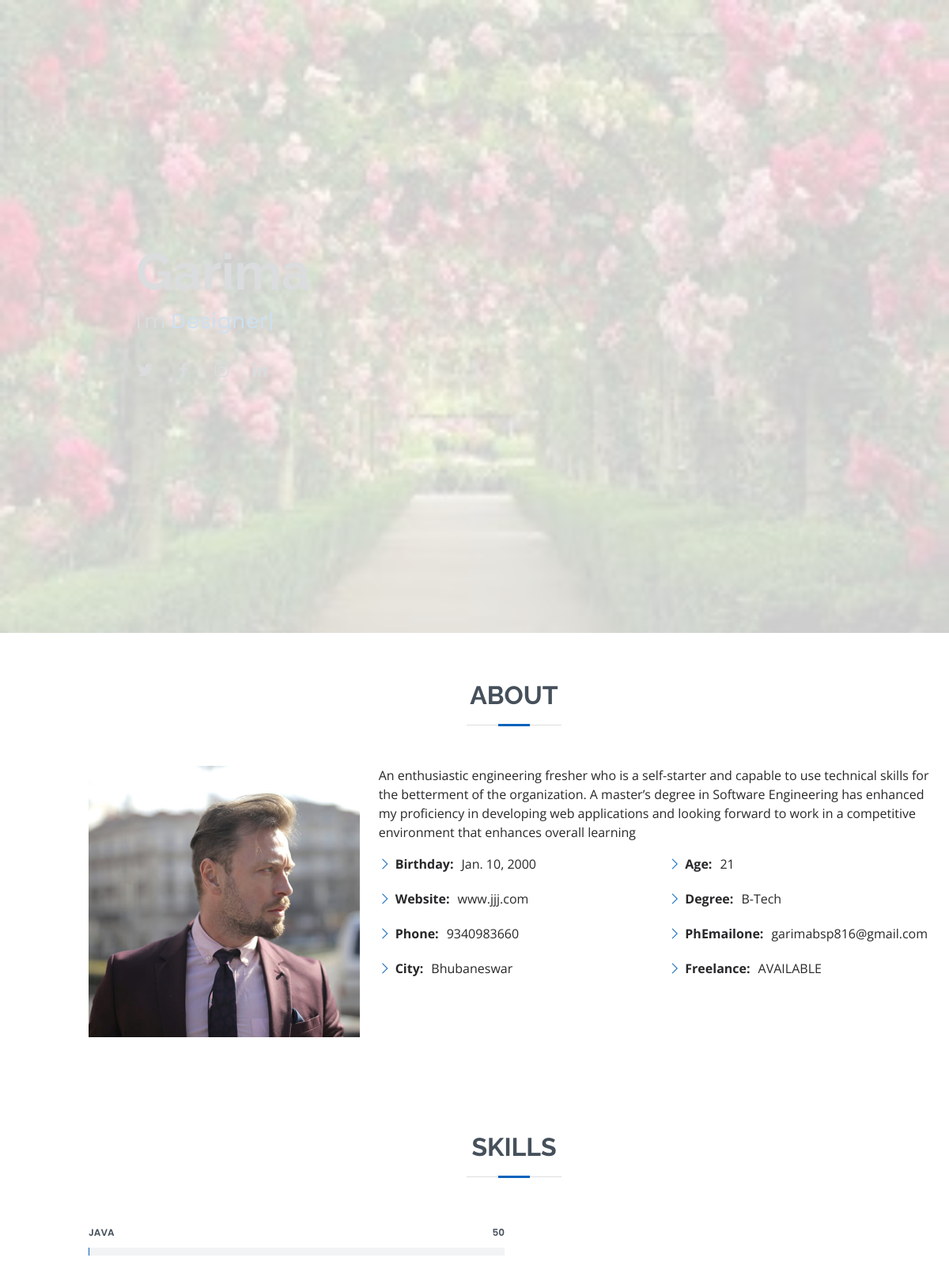
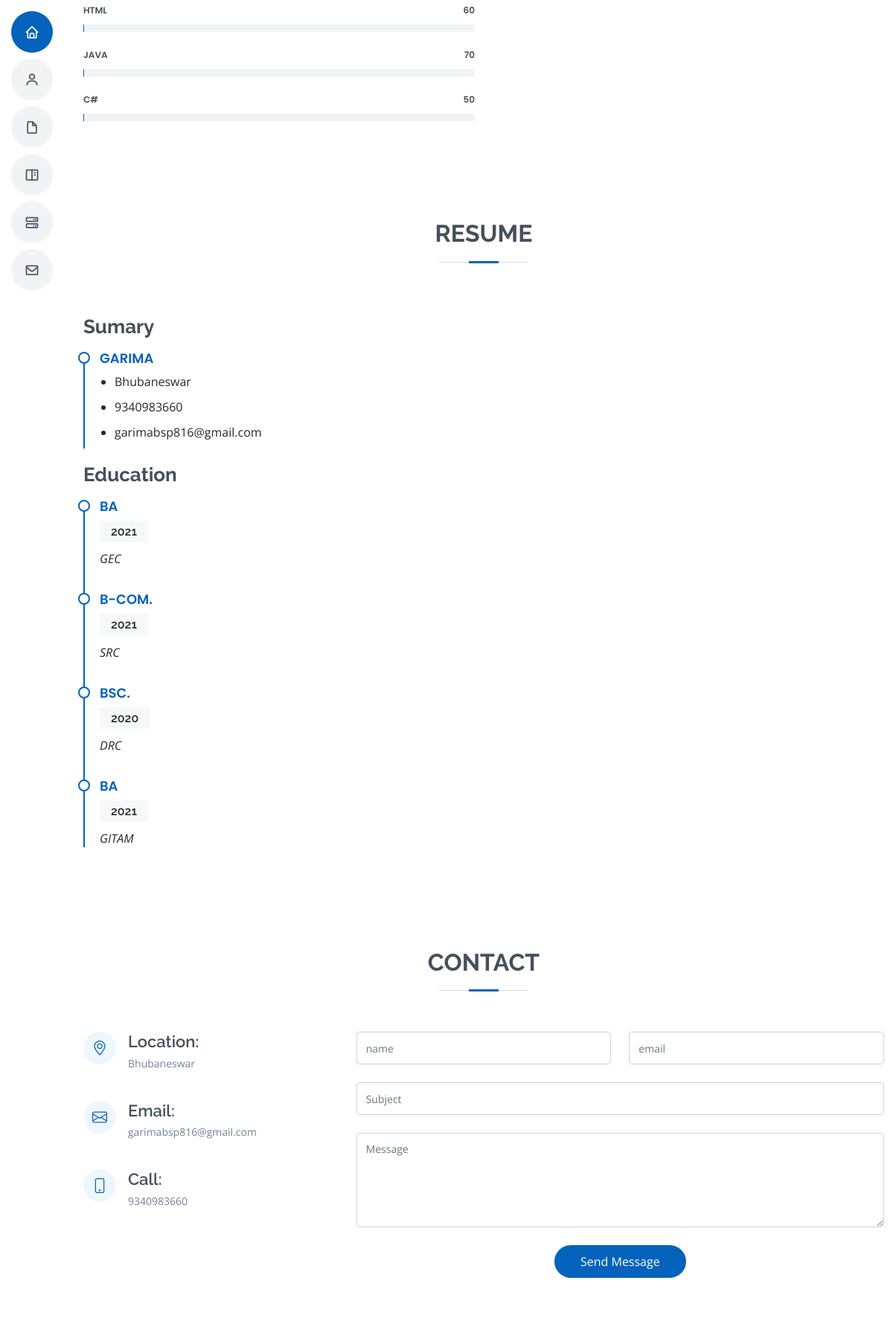
Page /home (signed in, upper part) on the committed database (2 pictures, top to bottom).
### g11/models.py (models this page shows, shortened)
class profile(models.Model):
    user=models.OneToOneField(User,on_delete=models.CASCADE)
    Birthday=models . DateField(blank=True)
    Website=models.TextField(blank=True)
    City=models.CharField(max_length=20,default=' ')
    Phone=models.IntegerField()
    Age=models.IntegerField()
    Degree=models.TextField(max_length=20)
    Freelance=models.TextField(max_length=20)

class skills(models.Model):
    user=models.ForeignKey(User,on_delete=models.CASCADE)
    skill=models.TextField(max_length=20)
    level=models.IntegerField()

class Education(models.Model):
    user=models.ForeignKey(User,on_delete=models.CASCADE)
    degree=models.TextField(max_length=10)
    year=models.IntegerField()
    college=models.TextField(max_length=10)

### g11/views.py (the view)
# urls.py: path('home',views.home,name='home')
def home(request):
    if request.user.is_authenticated:
        person =request.user
        pro= profile.objects.get(user=person)
        edu= Education.objects.filter(user=person)
        skill=skills.objects.filter(user=person)
        context={'person' :person, 'pro' :pro, 'edu':edu,'skill':skill}
    return render(request,'index.html',context)

### templates/index.html (shortened to what this page needs)
{% load static %}
<!DOCTYPE html>
<html lang="en">
<head>
  <link href="{% static 'vendor/aos/aos.css' %}" rel="stylesheet">
  <link href="{% static 'vendor/bootstrap/css/bootstrap.min.css' %}" rel="stylesheet">
  <link href="{% static 'vendor/bootstrap-icons/bootstrap-icons.css' %}" rel="stylesheet">
  <link href="{% static 'vendor/boxicons/css/boxicons.min.css' %}" rel="stylesheet">
  <link href="{% static 'vendor/glightbox/css/glightbox.min.css' %}" rel="stylesheet">
  <link href="{% static 'vendor/swiper/swiper-bundle.min.css' %}" rel="stylesheet">
  <link href="{% static 'css/style.css' %}" rel="stylesheet">
</head>
<body>
  <header id="header" class="d-flex flex-column justify-content-center">
    <nav id="navbar" class="navbar nav-menu">
      <ul>
        <li><a href="#hero" class="nav-link scrollto active"><i class="bx bx-home"></i> <span>Home</span></a></li>
        <li><a href="#about" class="nav-link scrollto"><i class="bx bx-user"></i> <span>About</span></a></li>
        <li><a href="#resume" class="nav-link scrollto"><i class="bx bx-file-blank"></i> <span>Resume</span></a></li>
        <li><a href="#portfolio" class="nav-link scrollto"><i class="bx bx-book-content"></i> <span>Portfolio</span></a></li>
        <li><a href="#services" class="nav-link scrollto"><i class="bx bx-server"></i> <span>Services</span></a></li>
        <li><a href="#contact" class="nav-link scrollto"><i class="bx bx-envelope"></i> <span>Contact</span></a></li>
      </ul>
    </nav>
  </header>
  <section id="hero" class="d-flex flex-column justify-content-center">
    <div class="container" data-aos="zoom-in" data-aos-delay="100">
      <h1>{{person.username}}</h1>
      <p>I'm <span class="typed" data-typed-items="Designer, Developer, Freelancer, Photographer"></span></p>
      <div class="social-links">
        <a href="#" class="twitter"><i class="bx bxl-twitter"></i></a>
        <a href="#" class="facebook"><i class="bx bxl-facebook"></i></a>
        <a href="#" class="instagram"><i class="bx bxl-instagram"></i></a>
        <a href="#" class="linkedin"><i class="bx bxl-linkedin"></i></a>
      </div>
    </div>
  </section>
  <main id="main">
    <section id="about" class="about">
      <div class="container" data-aos="fade-up">
        <div class="section-title">
          <h2>About</h2>
        </div>
        <div class="row">
          <div class="col-lg-4">
            <img src="{% static 'img/profile-img.jpg' %}" class="img-fluid" alt="">
          </div>
          <div class="col-lg-8 pt-4 pt-lg-0 content">
            <p class="Italics">
              An enthusiastic engineering fresher who is a self-starter and capable to use technical skills
              for the betterment of the organization. A master’s degree in Software Engineering has enhanced
              my proficiency in developing web applications and looking forward to work in a competitive
              environment that enhances overall learning
            </p>
            <div class="row">
              <div class="col-lg-6">
                <ul>
                  <li><i class="bi bi-chevron-right"></i> <strong>Birthday:</strong> <span>{{pro.Birthday}}</span></li>
                  <li><i class="bi bi-chevron-right"></i> <strong>Website:</strong> <span>{{pro.Website}}</span></li>
                  <li><i class="bi bi-chevron-right"></i> <strong>Phone:</strong> <span>{{pro.Phone}}</span></li>
                  <li><i class="bi bi-chevron-right"></i> <strong>City:</strong> <span>{{pro.City}}</span></li>
                </ul>
              </div>
              <div class="col-lg-6">
                <ul>
                  <li><i class="bi bi-chevron-right"></i> <strong>Age:</strong> <span>21</span></li>
                  <li><i class="bi bi-chevron-right"></i> <strong>Degree:</strong> <span>{{pro.Degree}}</span></li>
                  <li><i class="bi bi-chevron-right"></i> <strong>PhEmailone:</strong> <span>{{person.email}}</span></li>
                  <li><i class="bi bi-chevron-right"></i> <strong>Freelance:</strong> <span>{{pro.Freelance}}</span></li>
                </ul>
              </div>
            </div>
          </div>
        </div>
      </div>
    </section>
    <section id="skills" class="skills section-bg">
      <div class="container" data-aos="fade-up">
        <div class="section-title">
          <h2>Skills</h2>
        </div>
        <div class="row skills-content">
          <div class="col-lg-6">
          {% for i in skill%}
            <div class="progress">
              <span class="skill">{{i.skill}}<i class="val">{{i.level}}</i></span>
              <div class="progress-bar-wrap">
              </div>
            </div>
          {% endfor %}
          </div>
          </div>
        </div>
    </section>
    <section id="resume" class="resume">
      <div class="container" data-aos="fade-up">
        <div class="section-title">
          <h2>Resume</h2>
        </div>
        <div class="row">
          <div class="col-lg-6">
            <h3 class="resume-title">Sumary</h3>
            <div class="resume-item pb-0">
              <h4>{{person.username}}</h4>
              <ul>
                <li>{{pro.City}}</li>
                <li>{{pro.Phone}}</li>
                <li>{{person.email}}</li>
              </ul>
            </div>
            <h3 class="resume-title">Education</h3>
            {% for i in edu %}
            <div class="resume-item">
              <h4>{{i.degree}}</h4>
              <h5>{{i.year}}</h5>
              <p><em>{{i.college}}</em></p>
            </div>
            {% endfor %}
        </div>
      </div>
    </section>
    <section id="contact" class="contact">
      <div class="container" data-aos="fade-up">
        <div class="section-title">
          <h2>Contact</h2>
        </div>
        <div class="row mt-1">
          <div class="col-lg-4">
            <div class="info">
              <div class="address">
                <i class="bi bi-geo-alt"></i>
                <h4>Location:</h4>
                <p>{{pro.City}}</p>
              </div>
              <div class="email">
                <i class="bi bi-envelope"></i>
                <h4>Email:</h4>
                <p>{{person.email}}</p>
              </div>
              <div class="phone">
                <i class="bi bi-phone"></i>
                <h4>Call:</h4>
                <p>{{pro.Phone}}</p>
              </div>
            </div>
          </div>
          <div class="col-lg-8 mt-5 mt-lg-0">
            <form action="forms/contact.php" method="post" role="form" class="php-email-form">
              <div class="row">
                <div class="col-md-6 form-group">
                  <input type="text" name="name" class="form-control" id="name" placeholder="name"required>
                </div>
                <div class="col-md-6 form-group mt-3 mt-md-0">
                  <input type="email" class="form-control" name="email" id="email" placeholder="email"required>
                </div>
              </div>
              <div class="form-group mt-3">
                <input type="text" class="form-control" name="subject" id="subject" placeholder="Subject" required>
              </div>
              <div class="form-group mt-3">
                <textarea class="form-control" name="message" rows="5" placeholder="Message" required></textarea>
              </div>
              <div class="text-center"><button type="submit">Send Message</button></div>
            </form>
          </div>
        </div>
      </div>
    </section>
  </main>
</body>
</html>

### rows in the picture
profile: Birthday "Jan. 10, 2000", Website "www.jjj.com", Phone "9340983660", City "Bhubaneswar", Degree "B-Tech", Freelance "AVAILABLE"
skills: skill "JAVA", level "50"
skills: skill "HTML", level "60"
skills: skill "JAVA", level "70"
skills: skill "C#", level "50"
Education: degree "BA", year "2021", college "GEC"
Education: degree "B-COM.", year "2021", college "SRC"
Education: degree "BSC.", year "2020", college "DRC"
Education: degree "BA", year "2021", college "GITAM"

### other values in the picture
{{ person.username }} "Garima"
{{ person.email }} "garimabsp816@gmail.com"
{{ person.username }} "GARIMA"
